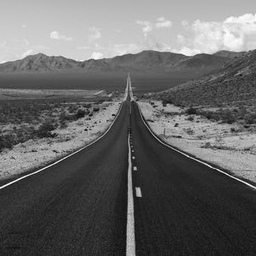
#> input picture CSE4106_Digital_Image_Processing/img/road.bmp, 256 x 256 px
$ jupyter execute --allow-errors 'CSE_4106_Lab_4~Edge_Detection.ipynb'
#> lines starting #> are read from the running program, lines starting #| are printed output that depends on the picture
[cell 1]
from IPython.display import HTML
# Load your image
HTML('<img src="ss/All_filter_table.png" style="width:100%; height:auto;">')

- image.ravel(): Flattens the 2D image array into a 1D array. This is necessary because the histogram function expects a one-dimensional array of values.

- ax2.hist(image.ravel(), bins=256): Creates a histogram of the pixel intensities on the second subplot (ax2).

- image.ravel(): The flattened array of pixel intensity values.

- bins=256: Specifies the number of bins in the histogram. Since grayscale images have pixel values ranging from 0 to 255, 256 bins allow each possible intensity value to have its own bin.

# **Edge Detection**

- Edge detection is an image processing technique for finding the boundaries of objects within images.
- It works by detecting discontinuities in brightness.
- Edge detection is used for image segmentation.

[cell 2]
# Importing Required Libraries
import cv2
import matplotlib.pyplot as plt
import numpy as np
image = cv2.imread('img/road.bmp', cv2.IMREAD_GRAYSCALE)
#> image is the input picture: shape (256, 256); min 7, max 255, mean 101.6

#> (the rest of this cell did not finish here and is left out)

# Laplacian Edge Detection

[cell 3]
# Importing the Libraries & Loading the Image
import cv2
import matplotlib.pyplot as plt
import numpy as np
image = cv2.imread('img/road.bmp', cv2.IMREAD_GRAYSCALE)
# Laplace Filter
kernel = np.array([[0, 1, 0],
                   [1,-4, 1],
                   [0, 1, 0]])

laplacian = cv2.filter2D(image, -1, kernel)
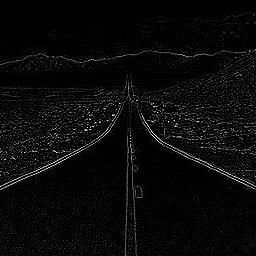
#> laplacian: shape (256, 256); min 0, max 255, mean 9.4

#> (the rest of this cell did not finish here and is left out)

# Sobel Edge Detection

[cell 4]
#Horizontal Edge Detection
sobel_h = np.array([[-1, -2, -1],
                    [0, 0, 0],
                    [1, 2, 1]])

# Apply kernel to image using cv2.filter2D
horizontal_edges = cv2.filter2D(image, -1, sobel_h).astype(np.float32)
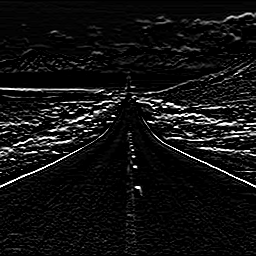
#> horizontal_edges: shape (256, 256) float32; min 0, max 255, mean 17.8
#Vertical Edge Detection
sobel_v = np.array([[-1, 0, 1],
                    [-2, 0, 2],
                    [-1, 0, 1]])

# Apply kernel to image using cv2.filter2D
vertical_edges = cv2.filter2D(image, -1, sobel_v).astype(np.float32)
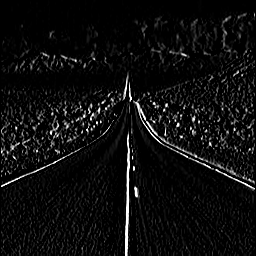
#> vertical_edges: shape (256, 256) float32; min 0, max 255, mean 13.9
#Both in Vertical and Horizontal Direction
sobel = cv2.magnitude(vertical_edges, horizontal_edges)
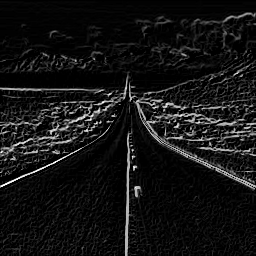
#> sobel: shape (256, 256) float32; min 0, max 360.6, mean 28.5; drawn with min black and max white

#> (the rest of this cell did not finish here and is left out)

# Prewitt Edge Detection

[cell 5]
#Horizontal Edge Detection
prewitt_h = np.array([[-1, -1, -1],
                      [0, 0, 0],
                      [1, 1, 1]])

# Apply kernel to image using cv2.filter2D
horizontal_edges = cv2.filter2D(image, -1, prewitt_h).astype(np.float32)
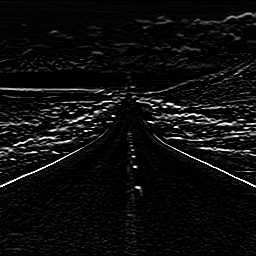
#> horizontal_edges: shape (256, 256) float32; min 0, max 255, mean 13.5
#Vertical Edge Detection
prewitt_v = np.array([[-1, 0, 1],
                      [-1, 0, 1],
                      [-1, 0, 1]])

# Apply kernel to image using cv2.filter2D
vertical_edges = cv2.filter2D(image, -1, prewitt_v).astype(np.float32)
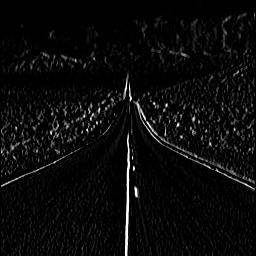
#> vertical_edges: shape (256, 256) float32; min 0, max 255, mean 10.2
#Both in Vertical and Horizontal Direction
sobel = cv2.magnitude(vertical_edges, horizontal_edges)
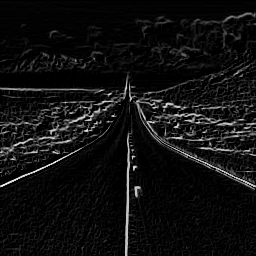
#> sobel: shape (256, 256) float32; min 0, max 332.3, mean 21.5; drawn with min black and max white

#> (the rest of this cell did not finish here and is left out)

**Canny Edge Detection**

- cv2.Canny: This function from the OpenCV library performs the Canny Edge Detection algorithm.

- First Argument (image): The input image on which edge detection is to be performed. It should be a single-channel (grayscale) image.

- Second Argument (THRESHOLD1): The lower threshold for hysteresis.

- Third Argument (THRESHOLD2): The upper threshold for hysteresis.

- Output (canny): The result is a binary image (same dimensions as the input image) where edges are marked with white pixels (255) and non-edges with black pixels (0).

# Canny Edge Detection Steps:

1. Noise Reduction: Typically done using a Gaussian filter to smooth the image and reduce noise.
2. Gradient Calculation: Computes the intensity gradient of the image using operators like Sobel.
3. Non-Maximum Suppression: Thins out the edges to achieve a thin line representation.
4. Hysteresis Thresholding: Uses the two thresholds to detect and link edges.

[cell 6]
THRESHOLD1 = 100
THRESHOLD2 = 200
canny = cv2.Canny(image, THRESHOLD1, THRESHOLD2)
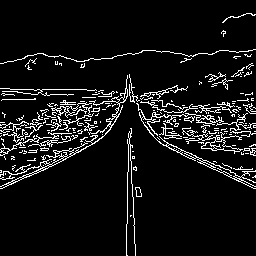
#> canny: shape (256, 256); 7.9% white in thin lines or dots
#> (the rest of this cell did not finish here and is left out)

$ run again, with CSE4106_Digital_Image_Processing/img/Dark.PNG saved as CSE4106_Digital_Image_Processing/img/road.bmp
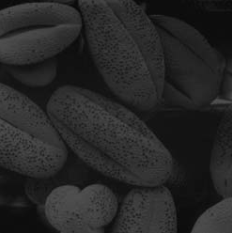
#> input picture CSE4106_Digital_Image_Processing/img/Dark.PNG, 232 x 233 px
#> image is the input picture: shape (233, 232); min 8, max 82, mean 38.8
#> `sobel = cv2.magnitude(vertical_edges, horizontal_edges)`:
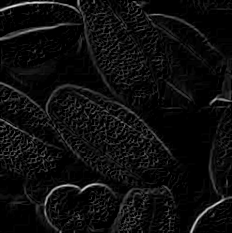
#> sobel: shape (233, 232) float32; min 0, max 227.1, mean 13.6
#> `canny = cv2.Canny(image, THRESHOLD1, THRESHOLD2)`:
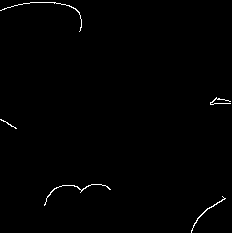
#> canny: shape (233, 232); 0.65% white in thin lines or dots
